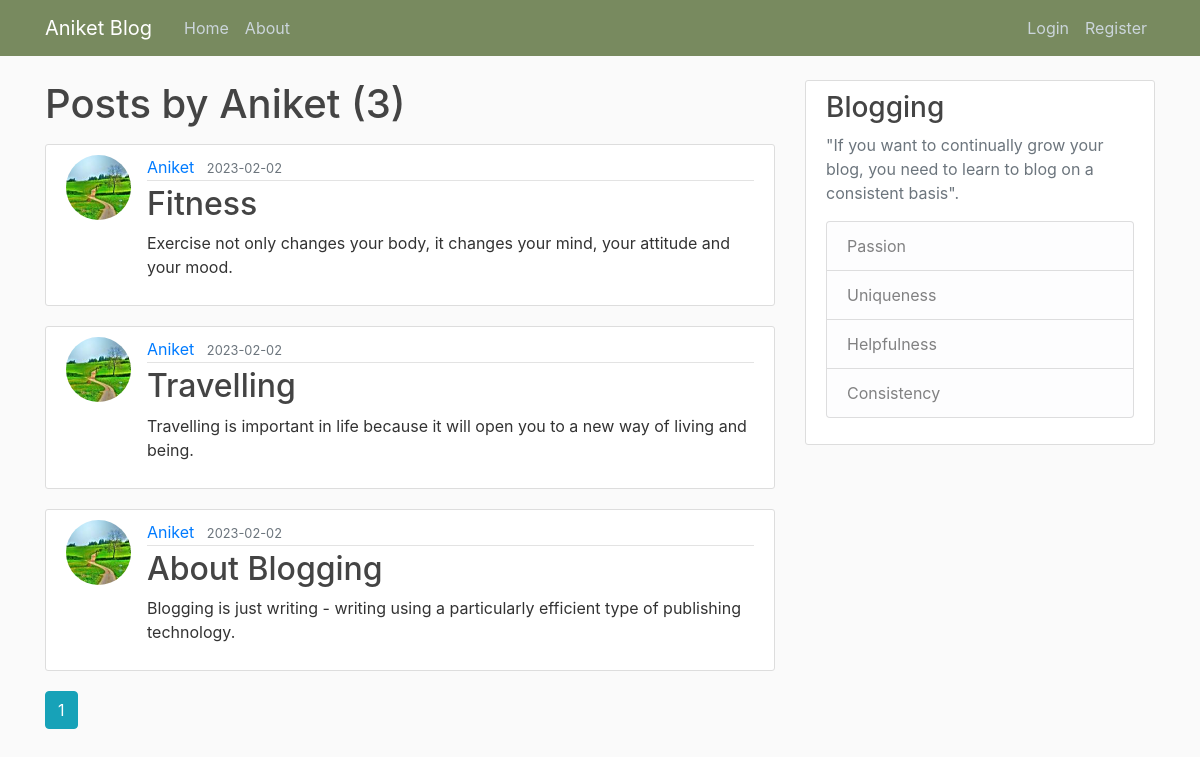
Page /user/Aniket on the committed database.
### flaskblog/models.py (models this page shows, shortened)
class User(db.Model, UserMixin):
    id = db.Column(db.Integer, primary_key=True)
    username = db.Column(db.String(20), unique=True, nullable=False)
    email = db.Column(db.String(120), unique=True, nullable=False)
    image_file = db.Column(db.String(20), nullable=False, default='default.jpg')
    password = db.Column(db.String(60), nullable=False)
    posts = db.relationship('Post', backref='author', lazy=True)

class Post(db.Model):
    id = db.Column(db.Integer, primary_key=True)
    title = db.Column(db.String(100), nullable=False)
    date_posted = db.Column(db.DateTime, nullable=False, default=datetime.utcnow)
    content = db.Column(db.Text, nullable=False)
    user_id = db.Column(db.Integer, db.ForeignKey('user.id'), nullable=False)

### flaskblog/users/routes.py (the view)
@users.route("/user/<string:username>")
def user_posts(username):
    page = request.args.get('page', 1, type=int)
    user = User.query.filter_by(username=username).first_or_404()
    posts = Post.query.filter_by(author=user)\
        .order_by(Post.date_posted.desc())\
        .paginate(page=page, per_page=5)
    return render_template('user_posts.html', posts=posts, user=user)

### flaskblog/templates/user_posts.html
{% extends "layout.html" %}
{% block content %}
    <h1 class="mb-3">Posts by {{ user.username }} ({{ posts.total }})</h1>
    {% for post in posts.items %}
        <article class="media content-section">
          <img class="rounded-circle article-img" src="{{ url_for('static', filename='profile_pics/' + post.author.image_file) }}">
          <div class="media-body">
            <div class="article-metadata">
              <a class="mr-2" href="{{ url_for('users.user_posts', username=post.author.username) }}">{{ post.author.username }}</a>
              <small class="text-muted">{{ post.date_posted.strftime('%Y-%m-%d') }}</small>
            </div>
            <h2><a class="article-title" href="{{ url_for('posts.post', post_id=post.id) }}">{{ post.title }}</a></h2>
            <p class="article-content">{{ post.content }}</p>
          </div>
        </article>
    {% endfor %}
    {% for page_num in posts.iter_pages(left_edge=1, right_edge=1, left_current=1, right_current=2) %}
      {% if page_num %}
        {% if posts.page == page_num %}
          <a class="btn btn-info mb-4" href="{{ url_for('users.user_posts', username=user.username, page=page_num) }}">{{ page_num }}</a>
        {% else %}
          <a class="btn btn-outline-info mb-4" href="{{ url_for('users.user_posts', username=user.username, page=page_num) }}">{{ page_num }}</a>
        {% endif %}
      {% else %}
        ...
      {% endif %}
    {% endfor %}
{% endblock content %}

### flaskblog/static/main.css (style rules this page uses)
body { background: #fafafa; color: #333333; margin-top: 5rem; }
h1, h2, h3, h4, h5, h6 { color: #444444; }
.content-section { background: #ffffff; padding: 10px 20px; border: 1px solid #dddddd; border-radius: 3px; margin-bottom: 20px; }
.article-title { color: #444444; }
.article-content { white-space: pre-line; }
.article-img { height: 65px; width: 65px; margin-right: 16px; }
.article-metadata { padding-bottom: 1px; margin-bottom: 4px; border-bottom: 1px solid #e3e3e3 }

### rows in the picture
User: username "Aniket"
Post: image_file (picture), author.username "Aniket", date_posted "2023-02-02", title "Fitness", content "Exercise not only changes your body, it changes your mind, your attitude and your mood."
Post: image_file (picture), author.username "Aniket", date_posted "2023-02-02", title "Travelling", content "Travelling is important in life because it will open you to a new way of living and being."
Post: image_file (picture), author.username "Aniket", date_posted "2023-02-02", title "About Blogging", content "Blogging is just writing - writing using a particularly efficient type of publishing technology."

### other values in the picture
{{ posts.total }} "3"
{{ page_num }} "1"
